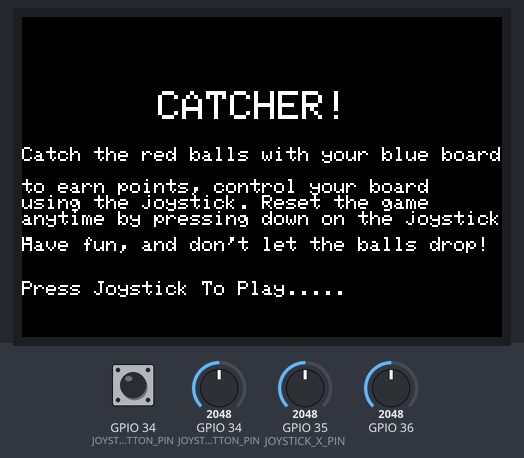
Recording of a sketch running on a simulated ESP32. On the bench: 480×320 colour display. Inputs (shaded band) come from the test bench; at power-on: GPIO 34 (JOYSTICK_BUTTON_PIN) HIGH, GPIO 34 (JOYSTICK_BUTTON_PIN) = 2048, GPIO 35 (JOYSTICK_X_PIN) = 2048, GPIO 36 = 2048. Random numbers use the default seed unless the sketch sets one.

Above: at 1.3 s.
1.4 s: GPIO 34 (JOYSTICK_BUTTON_PIN) pulled LOW for 3.2 s
At 7.3 s:
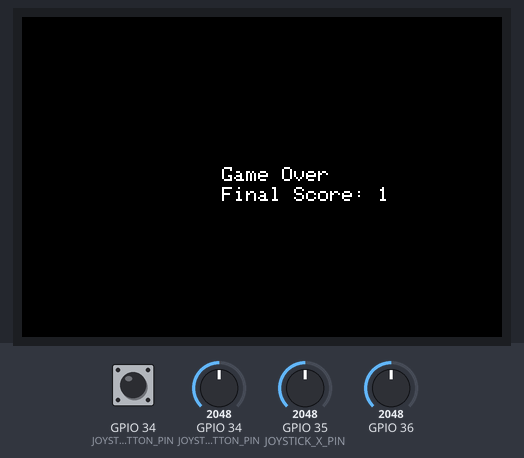
7.6 s: GPIO 34 (JOYSTICK_BUTTON_PIN) pulled LOW for 0.15 s
At 8.8 s:
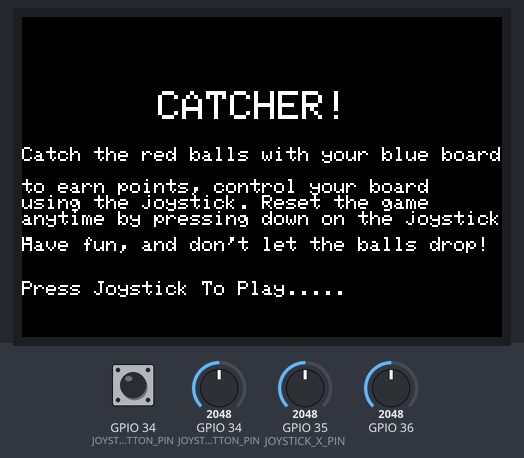
9.2 s: GPIO 34 (JOYSTICK_BUTTON_PIN) pulled LOW for 1 s
At 11.4 s:
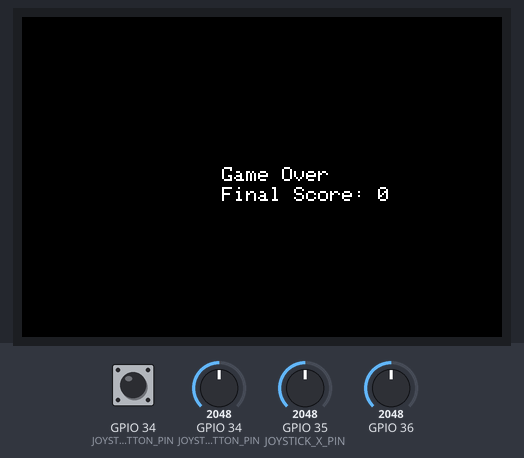
Timing chart, 0 to 12.9 s (numbered marks = the images above; inputs shaded):
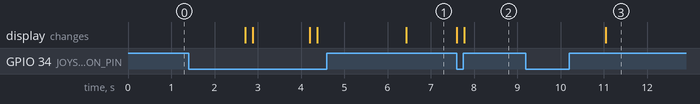

Measured:
- after the input at 1.4 s, the display: first changes after 1.3 s (image 1 shows a later state)
- after the input at 7.6 s, the display: first changes at once (image 2 shows a later state)
- after the input at 9.2 s, the display: changes after 1.8 s (image 3)

The sketch:

Final.ino
```cpp
#include <TFT_eSPI.h>

#define JOYSTICK_BUTTON_PIN 34

// initialize screen module
TFT_eSPI tft = TFT_eSPI();

// battery sensor variables


// define constants for screen dimensions and player/rectangle sizes
const int SCREEN_WIDTH = 480;
const int SCREEN_HEIGHT = 320;
const int PLAYER_WIDTH = 40;
const int PLAYER_HEIGHT = 10;
const int RECTANGLE_WIDTH = 10;
const int RECTANGLE_HEIGHT = 10;

// define variables for player position and score
int playerX = SCREEN_WIDTH / 2;
int playerY = SCREEN_HEIGHT - PLAYER_HEIGHT - 10;
int score = 0;
int playerLives = 3;

// define variables for joystick pins and thresholds
const int JOYSTICK_X_PIN = A7;
const int JOYSTICK_Y_PIN = A6;
const int JOYSTICK_X_THRESHOLD = 15; // increased because it keeps drifting too much
const int JOYSTICK_Y_THRESHOLD = 10;

// define variables for falling rectangle position and speed
int rectangleX = 0;
int rectangleY = 30;
int playerSpeed = 8;
float rectangleSpeed = 5;

// Drawing Variables
int checkLives;
int checkScore;

// game state
int gameOver = false;

int resetCount = 0;

int b = 0; //0 = false, 1 = true

void setup() {
  // initialize screen
  tft.init();
  tft.setRotation(1);
  pinMode(JOYSTICK_BUTTON_PIN, INPUT); // 0 = button is pressed, 1 = button is not pressed
  digitalWrite(JOYSTICK_BUTTON_PIN, HIGH);
}

void endMenu() {
    // End the game
  tft.fillScreen(TFT_BLACK);
  tft.setCursor(SCREEN_WIDTH / 2 - 40, SCREEN_HEIGHT / 2 - 10);
  tft.setTextSize(2);
  tft.setTextColor(TFT_WHITE);
  tft.print("Game Over");
  tft.setCursor(SCREEN_WIDTH / 2 - 40, SCREEN_HEIGHT / 2 + 10);
  tft.print("Final Score: ");
  tft.print(score);
  while (true){
    if (digitalRead(JOYSTICK_BUTTON_PIN) == 0) {
      break;
    }
  }
}

void startMenu() {
    score = 0;
    playerLives = 3;
    rectangleSpeed = 5;
    int playerX = SCREEN_WIDTH / 2;
    int playerY = SCREEN_HEIGHT - PLAYER_HEIGHT - 10;
    rectangleX = random(0, SCREEN_WIDTH - RECTANGLE_WIDTH);
    rectangleY = 0;
    tft.fillScreen(TFT_BLACK);
    tft.setTextSize(4);
    tft.setTextColor(TFT_WHITE);
    tft.setCursor(SCREEN_WIDTH / 5 + 40, SCREEN_HEIGHT / 5 + 10);
    tft.print("CATCHER!");
    tft.setCursor(0, 130);
    tft.setTextSize(2);
    tft.println("Catch the red balls with your blue board ");
    tft.println("to earn points, control your board ");
    tft.println("using the joystick. Reset the game ");
    tft.println("anytime by pressing down on the joystick.");
    tft.setCursor(0, 220);
    tft.print("Have fun, and don't let the balls drop!");
    tft.setTextSize(2);
    tft.setCursor(0, SCREEN_HEIGHT / 5 + 200);
    tft.print("Press Joystick To Play.....");
    while (true){
      if (digitalRead(JOYSTICK_BUTTON_PIN) == 0){
        b = 1;
        break;
    gameOver = false;
    }
  }
}

void ballFall(){
  // Erase the falling rectangle
  tft.fillRoundRect(rectangleX, rectangleY, RECTANGLE_WIDTH, RECTANGLE_HEIGHT, 5, TFT_BLACK);
  checkLives = playerLives; // var for drawing lives
  checkScore = score;
  // Update the falling rectangle position
  rectangleY += rectangleSpeed;
  if (rectangleY >= SCREEN_HEIGHT - 20) { // check to see if rectangle has hit the bottom of the screen
    if (rectangleX + RECTANGLE_WIDTH >= playerX && rectangleX <= playerX + PLAYER_WIDTH) {
      score++;
      rectangleX = random(0, SCREEN_WIDTH - RECTANGLE_WIDTH);
      rectangleY = 30;
    }
    else {
      rectangleX = random(0, SCREEN_WIDTH - RECTANGLE_WIDTH);
      rectangleY = 30;
      playerLives += -1;
      rectangleSpeed -= -2;
      if (playerLives == 0){
        gameOver = true;
      }

    }


  }

  // Draw the falling rectangle
  tft.fillRoundRect(rectangleX, rectangleY, RECTANGLE_WIDTH, RECTANGLE_HEIGHT, 5, TFT_RED);

}


void loop() {

  b = 0;
  startMenu();
  delay (1000);
  int sensorValue = analogRead(A0);
  // Convert the analog reading (which goes from 0 - 1023) to a voltage (0 - 9V):
  float voltage = sensorValue * (9.0 / 1023.0);
  float batteryPercentage = voltage / 9.0 * 100;
  int batteryDisplay = int(batteryPercentage);
  float initialBattery;
  tft.fillScreen(TFT_BLACK);
  tft.setCursor(120, 0);
  tft.setTextColor(TFT_WHITE);
  tft.print("Battery %:");
  tft.print(batteryDisplay);
  tft.setCursor(0, 0);


  while (true){

    // battery variables


    if (playerLives == 3){
      rectangleSpeed = rectangleSpeed;
    }

    if (digitalRead(JOYSTICK_BUTTON_PIN) == 0) {
      endMenu();
      b = 0;
      break;
    }
    else {

      // read input from joystick and move player
      int joystickX = analogRead(JOYSTICK_X_PIN);
      int joystickY = analogRead(JOYSTICK_Y_PIN);

      // Erase the Player

      tft.fillRoundRect(playerX, playerY, PLAYER_WIDTH, PLAYER_HEIGHT, 5, TFT_BLACK);

      // Update the player position based on joystick input
      if (joystickX < 512 - JOYSTICK_X_THRESHOLD) {
        playerX = max(playerX - playerSpeed, 0);
      }
      else if (joystickX > 512 + JOYSTICK_X_THRESHOLD) {
        playerX = min(playerX + playerSpeed, SCREEN_WIDTH - PLAYER_WIDTH);
      }

      // Draw the player
      tft.fillRoundRect(playerX, playerY, PLAYER_WIDTH, PLAYER_HEIGHT, 5, TFT_BLUE);


      ballFall();

      int previousScore = score - 1;
      int previousLives = playerLives + 1;

      // erase the score, lives, battery

      tft.setTextColor(TFT_BLACK);
      tft.setTextSize(2);
      tft.setCursor(80, 0);
      if (score != checkScore){
        tft.print(previousScore);
      }
      tft.setCursor(465, 0);
      if (playerLives != checkLives){
        tft.print(previousLives);
      }
      tft.setCursor(200, 0);
      if (initialBattery != batteryPercentage){
        tft.print(initialBattery);
      }


      // Display the score, lives, battery
      tft.setCursor(0, 0);
      tft.setTextColor(TFT_WHITE);
      tft.setTextSize(2);
      tft.print("Score: ");
      tft.setCursor(80, 0);
      tft.print(score);
      tft.setCursor(0, 0);
      tft.print("                          Player Lives: ");
      tft.setCursor(465, 0);
      tft.print(playerLives);


      // Check for game over
      if (gameOver) {
        gameOver = false;
        endMenu();
        break;

      }

      // Read the pin for the button in the joystick, and if pressed add one to resetCount. Otherwise, reset it to 0.
      if (digitalRead(JOYSTICK_BUTTON_PIN) == 0){
        resetCount += 1;
      }
      else{
        resetCount = 0;
      }


      // If the button has been held for around a second, reset the canvas.
      if (resetCount > 1) {
        tft.fillScreen(TFT_WHITE);
        playerLives = 3; // reset player lives
        score = 0; // reset player score
      }

      // Wait a short time before repeating the loop
      delay(0);
    }
  }
  }
```
